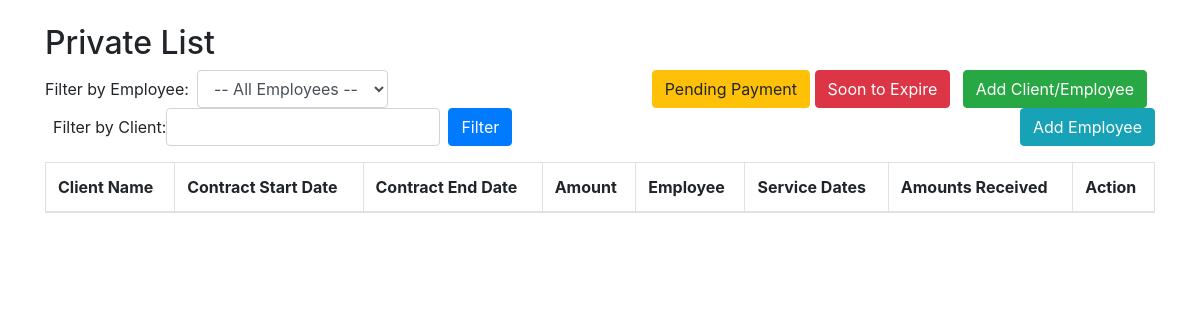
The app's page /private/, older data.
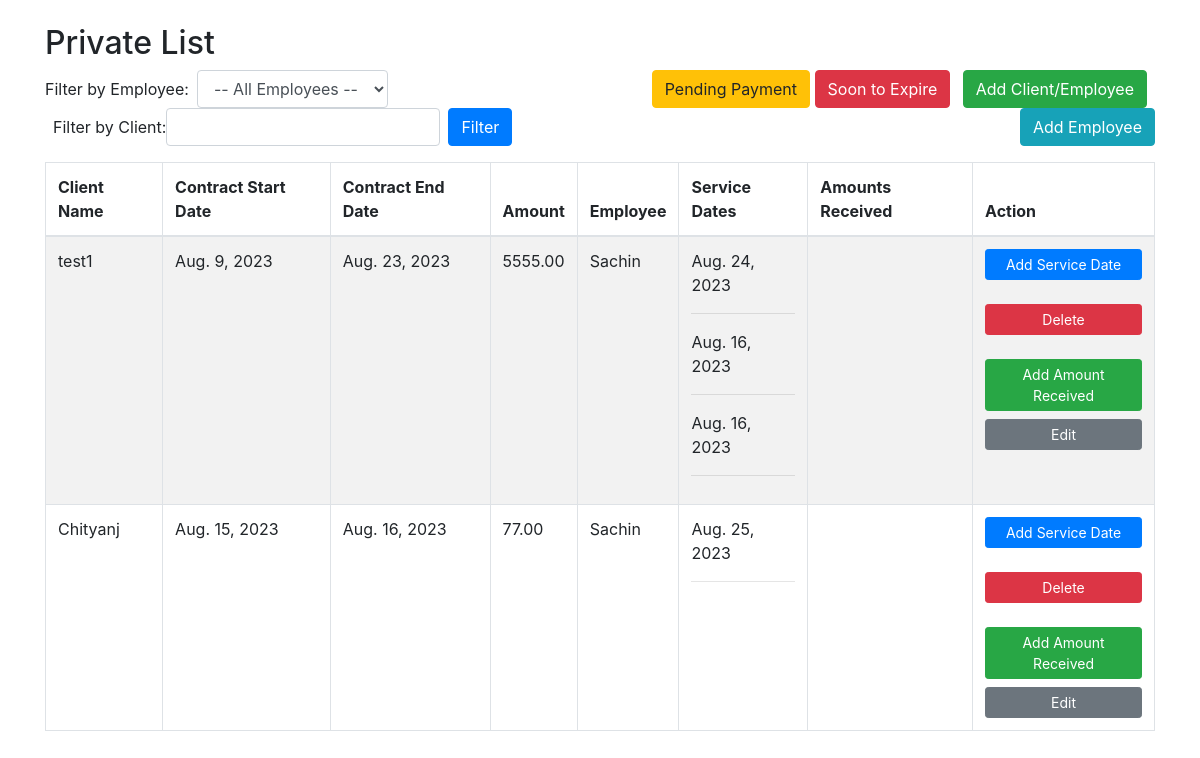
The same page, newer data.
### contract/models.py (models this page shows, shortened)
class Client(models.Model):
    name = models.CharField(max_length=100)
    contract_start_date = models.DateField()
    contract_expiry_date = models.DateField()
    employees = models.ManyToManyField(Employee)
    amount = models.DecimalField(max_digits=10, decimal_places=2)
    services = models.ManyToManyField('ServiceDate')

class Employee(models.Model):
    name = models.CharField(max_length=50)

class ServiceDate(models.Model):
    service_date = models.DateField()
    receipt_image = models.ImageField(upload_to='recps/', blank=True, null=True)

### contract/views.py (the view)
# urls.py: path('private/', views.private_list, name='client_list'),
def private_list(request):
    today = date.today()
    clients = Client.objects.all()
    employee_name = request.GET.get('employee', None)
    client_name = request.GET.get('client', None)
    all_employees = Employee.objects.all()
    if employee_name:
        clients = clients.filter(employees__name__icontains=employee_name)
    if client_name:  # Apply client name filter
        clients = clients.filter(name__icontains=client_name)
    return render(request, 'client_list.html', {
        'clients': clients,
        'all_employees': all_employees,
    })

### contract/templates/client_list.html (shortened to what this page needs)
<!DOCTYPE html>
<html>
<head>
    <link rel="stylesheet" href="https://maxcdn.bootstrapcdn.com/bootstrap/4.5.2/css/bootstrap.min.css">
</head>
<body>
    <div class="container mt-4">
        <h2>Private List</h2>
        <div class="row mb-3">
            <div class="col-sm-6">
                <form class="form-inline" method="get">
                    <div class="form-group">
                        <label for="employee">Filter by Employee:</label>
                        <select name="employee" id="employee" class="form-control mx-sm-2">
                            <option value="">-- All Employees --</option>
                        </select>
                    </div>
                    <div class="form-group mx-sm-2">
                        <label for="client">Filter by Client:</label>
                        <input type="text" name="client" id="client" class="form-control">
                    </div>
                    <button type="submit" class="btn btn-primary">Filter</button>
                </form>
            </div>
            <div class="col-sm-6 text-right">
                <a href="{% url 'private_list_pending_payment' %}" class="btn btn-warning ml-2">Pending Payment</a>
                <a href="{% url 'private_list_soon_to_expire' %}" class="btn btn-danger mr-2">Soon to Expire</a>
                <a href="{% url 'add_client_employee' %}" class="btn btn-success mr-2">Add Client/Employee</a>
                <a href="{% url 'add_employee' %}" class="btn btn-info">Add Employee</a>
            </div>
        </div>
        <div class="table-responsive">
            <table class="table table-bordered table-striped">
                <thead>
                    <tr>
                        <th>Client Name</th>
                        <th>Contract Start Date</th>
                        <th>Contract End Date</th>
                        <th>Amount</th>
                        <th>Employee</th>
                        <th>Service Dates</th>
                        <th>Amounts Received</th>
                        <th>Action</th>
                    </tr>
                </thead>
                <tbody>
                    {% for client in clients %}
                    <tr>
                        <td>{{ client.name }}</td>
                        <td>{{ client.contract_start_date }}</td>
                        <td>{{ client.contract_expiry_date }}</td>
                        <td>{{ client.amount }}</td>
                        <td>
                            {% for employee in client.employees.all %}
                                {{ employee.name }}<br>
                            {% endfor %}
                        </td>
                        <td>
                            {% for service_date in client.services.all %}
                                {{ service_date.service_date }}<hr>
                            {% endfor %}
                        </td>
                        <td>
                        </td>
                        <td>
                            <a href="{% url 'add_service_date' client_id=client.id %}" class="btn btn-primary btn-sm btn-block">Add Service Date</a> <br>
                            <a href="{% url 'delete_client' client_id=client.id %}" class="btn btn-danger btn-sm btn-block">Delete</a> <br>
                            <a href="{% url 'add_amount_received' client_id=client.id %}" class="btn btn-success btn-sm btn-block">Add Amount Received</a>
                            <a href="{% url 'edit_client' client_id=client.id %}" class="btn btn-secondary btn-sm btn-block">Edit</a>
                        </td>
                    </tr>
                    {% endfor %}
                </tbody>
            </table>
        </div>
    </div>
</body>
</html>

Row changes from the older to the newer data that the page shows:
added Client: name "test1", contract_start_date "Aug. 9, 2023", contract_expiry_date "Aug. 23, 2023", amount "5555.00"
added Employee: name "Sachin"
added ServiceDate: service_date "Aug. 24, 2023", shown under "test1"
added ServiceDate: service_date "Aug. 16, 2023", shown under "test1"
added ServiceDate: service_date "Aug. 16, 2023", shown under "test1"
added Client: name "Chityanj", contract_start_date "Aug. 15, 2023", contract_expiry_date "Aug. 16, 2023", amount "77.00"
added ServiceDate: service_date "Aug. 25, 2023", shown under "Chityanj"
